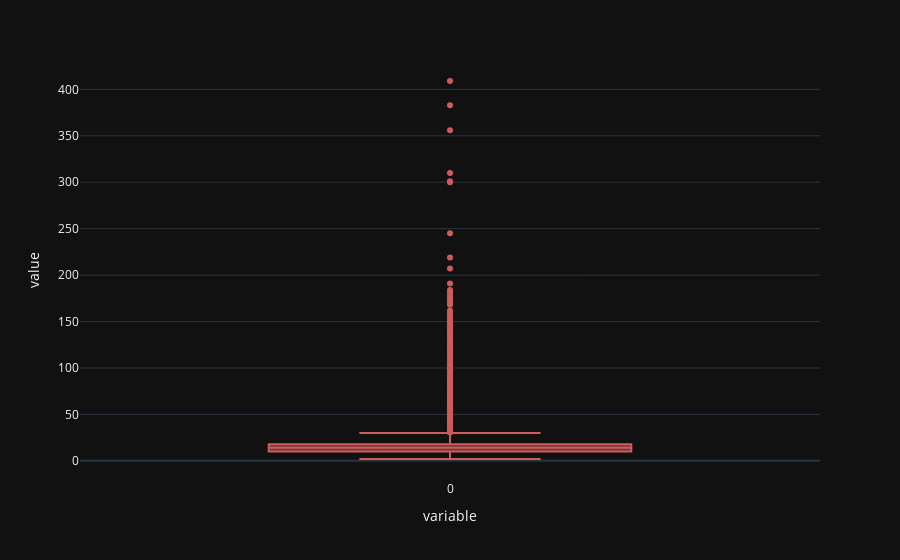

Notebook source saved alongside this figure:
### Code cell
# tracing the box plot of the length with a appropriate template and labels with indian red color
fig = px.box(length, template="plotly_dark", labels=dict(x="Length of the sentences", y="Number of sentences"), color_discrete_sequence=['indianred'])

fig.show()

### Figure 1 — Plotly figure (JSON) as saved in the notebook; plotly's stock layout.template omitted (floating-point values rounded to 4 significant figures; data arrays with more than 128 entries replaced by an {"elided": "..."} marker saying what was removed)
{"data": [{"alignmentgroup": "True", "hovertemplate": "variable=%{x}<br>value=%{y}<extra></extra>", "legendgroup": "", "marker": {"color": "indianred"}, "name": "", "notched": false, "offsetgroup": "", "orientation": "v", "showlegend": false, "type": "box", "x": {"elided": "1979 str values"}, "x0": " ", "xaxis": "x", "y": {"elided": "1979 int values"}, "y0": " ", "yaxis": "y"}], "layout": {"boxmode": "group", "legend": {"tracegroupgap": 0}, "margin": {"t": 60}, "xaxis": {"anchor": "y", "domain": [0, 1], "title": {"text": "variable"}}, "yaxis": {"anchor": "x", "domain": [0, 1], "title": {"text": "value"}}}}
